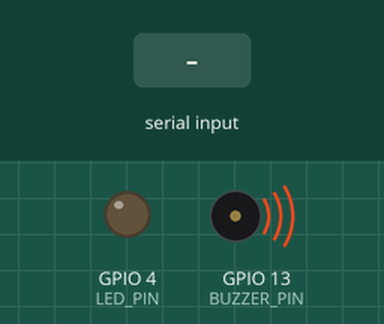
Simulated run of this program. Board: ESP32 board running MicroPython. Shown: output pins drawn as LEDs (lit = HIGH), buzzer (waves = sounding, pin HIGH). The inputs (shaded band) are chosen by the test bench. What the program prints to the serial console is not drawn.

Above: at 1.35 s.
1.9 s: "FALL\n" received over the second serial link
At 2.25 s:
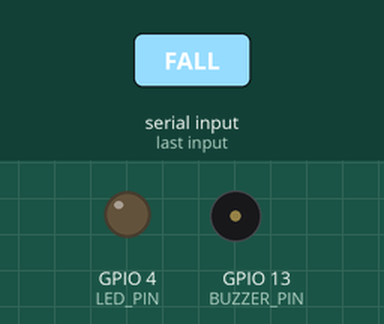
At 10.0 s:
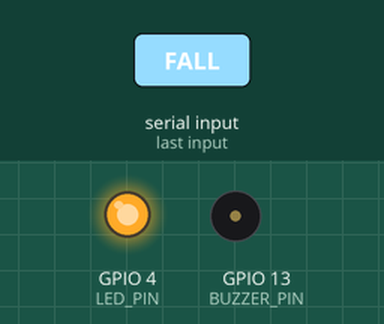
Timing chart, 0 to 15.9 s (numbered marks = the images above; inputs shaded):
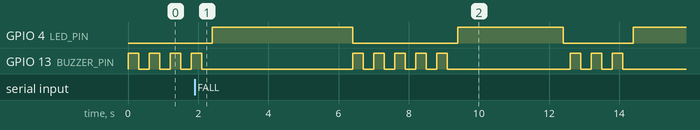

The program:

github_upload_code__the_newest_code__not_tested_yet_.py
```python
# ==========================================================
# ESP32 智能長者照護系統
# 功能：RTC時間 + 4位數碼管 + 蜂鳴器提醒 + 補光LED + HX711重量偵測 + ESP32‑CAM AI跌倒
# 無RFID、無光敏電阻、無OLED、無按鍵
# ==========================================================

from machine import Pin, UART
import time

# ===================== 腳位定義 =====================
# 蜂鳴器 (VCC/GND/I/O)
BUZZER_PIN = Pin(13, Pin.OUT)

# 補光 LED
LED_PIN = Pin(4, Pin.OUT)

# 4位數碼管
TM1637_DIO = Pin(18, Pin.OUT)
TM1637_CLK = Pin(19, Pin.OUT)

# RTC 模組 (CLK/DAT/RST)
RTC_CLK = Pin(21, Pin.OUT)
RTC_DAT = Pin(22, Pin.OUT)
RTC_RST = Pin(2, Pin.OUT)

# HX711 重量感測
HX_DT = Pin(14, Pin.IN)
HX_SCK = Pin(15, Pin.OUT)

# ESP32‑CAM 相機 (UART)
CAM = UART(1, baudrate=115200, tx=16, rx=17)

# ===================== 基礎函式 =====================
# 蜂鳴器響幾聲
def beep(times):
    for _ in range(times):
        BUZZER_PIN.value(1)
        time.sleep(0.3)
        BUZZER_PIN.value(0)
        time.sleep(0.3)

# 數碼管顯示時間 (範例：8:30 → 顯示 0830)
def show_time(hour, minute):
    print("數碼管顯示時間：", f"{hour:02d}:{minute:02d}")

# 取得 RTC 時間 (模擬，可替換真實讀取)
def get_rtc_time():
    # 回傳 (小時, 分鐘)
    return (8, 0)

# 讀取 HX711 重量
def get_weight():
    # 模擬重量：小於 -2000 代表藥盒被拿起
    return -3000

# ===================== 主程式 =====================
print("系統啟動：智能長者照護系統")
beep(1)  # 開機提示音

while True:
    try:
        # 1. 取得時間並顯示在數碼管
        hour, minute = get_rtc_time()
        show_time(hour, minute)

        # 2. 定時服藥提醒 (早上 8:00)
        if hour == 8 and minute == 0:
            print("提醒：吃藥時間！")
            beep(3)          # 短響3聲
            LED_PIN.value(1) # 開燈
            time.sleep(3)
            LED_PIN.value(0) # 關燈

        # 3. 藥盒拿起偵測 → 觸發相機拍照
        weight = get_weight()
        if weight < -2000:
            print("偵測：藥盒已拿起")
            CAM.write(b"CAPTURE\r\n")  # 拍照指令
            LED_PIN.value(1)
            time.sleep(1)
            LED_PIN.value(0)

        # 4. AI 跌倒偵測
        if CAM.any():
            msg = CAM.read().decode().strip()
            if "FALL" in msg:
                print("警告：偵測到跌倒！")
                beep(5)  # 長響警報
                LED_PIN.value(1)
                time.sleep(3)
                LED_PIN.value(0)

        time.sleep(0.2)

    except Exception as e:
        # 錯誤處理，避免當機
        print("系統異常：", e)
        time.sleep(1)
```
